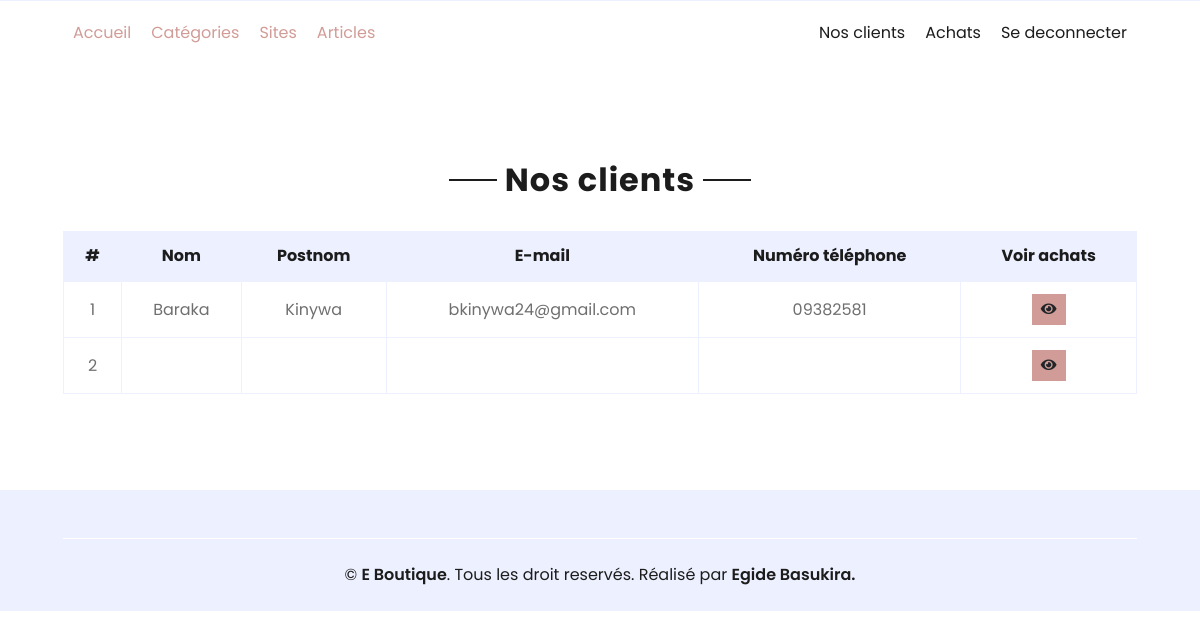
/clients.php, run on the app's committed database.
### tables this page shows
CREATE TABLE `internaute` (
  `id` int(11) NOT NULL,
  `nom` varchar(25) NOT NULL,
  `postnom` varchar(25) NOT NULL,
  `mail` text NOT NULL,
  `numtel` varchar(15) NOT NULL,
  `pwd` text NOT NULL
);

### actions/selectClients.php (called while the page is built)
<?php
$clients=$db->query("SELECT * FROM `internaute`");
?>

### clients.php (the view, shortened to what this page needs)
<?php
require_once 'includes/config.php';
include('actions/selectClients.php');
?>
<!DOCTYPE html>
<html lang="en">
<head>
    <link href="https://cdnjs.cloudflare.com/ajax/libs/font-awesome/5.10.0/css/all.min.css" rel="stylesheet">
    <link href="lib/owlcarousel/assets/owl.carousel.min.css" rel="stylesheet">
    <link href="css/style.css" rel="stylesheet">
</head>
<body>
    <?php
     include 'includes/navbarA.php';
    ?>
    <div class="container-fluid pt-5">
        <div class="text-center mb-4">
            <h2 class="section-title px-5"><span class="px-2">Nos clients</span></h2>
        </div>
        <div class="row px-xl-5">
            <div class="col-lg-12 table-responsive mb-5">
                <table class="table table-bordered text-center mb-0">
                    <thead class="bg-secondary text-dark">
                        <tr>
                            <th>#</th>
                            <th>Nom</th>
                            <th>Postnom</th>
                            <th>E-mail</th>
                            <th>Numéro téléphone</th>
                            <th>Voir achats</th>
                        </tr>
                    </thead>
                    <tbody class="align-middle">
                    <?php
            $i=0;
            while($client=$clients->fetch())
            {
                $i++;
                ?>
                        <tr>
                            <td class="align-middle"><?=$i?></td>
                            <td class="align-middle"><?=$client[1]?></td>
                            <td class="align-middle"><?=$client[2]?></td>
                            <td class="align-middle"><?=$client[3]?></td>
                            <td class="align-middle"><?=$client[4]?></td>
                            <td class="align-middle"><a href="clientAchats.php?id=<?=$client[0]?>" class="btn btn-sm btn-primary"><i class="fas fa-eye"></i></a></td>
                        </tr>
                        <?php
            }
            ?>
                    </tbody>
                </table>
            </div>
        </div>
    </div>
    <?php
    include 'includes/footerA.php';
    ?>
</body>
</html>

### data on the page
internaute: nom "Baraka", postnom "Kinywa", mail "bkinywa24@gmail.com", numtel "09382581"
